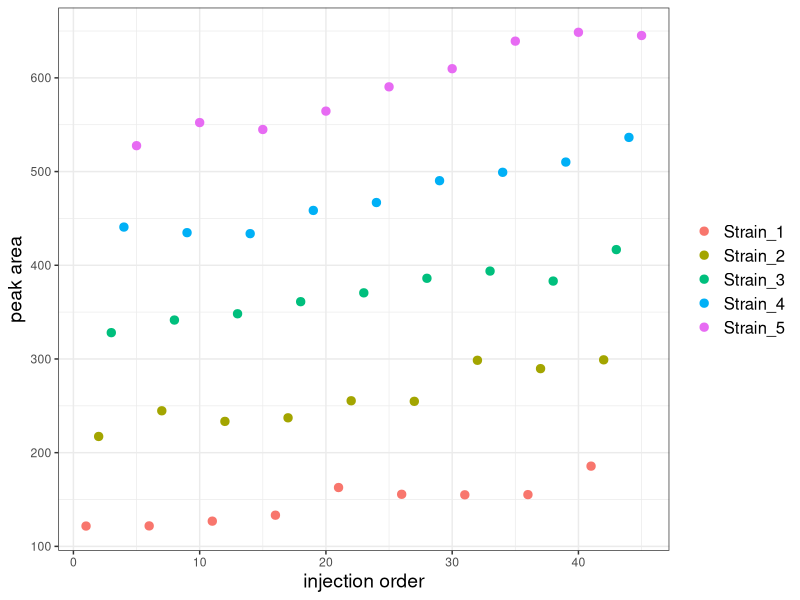
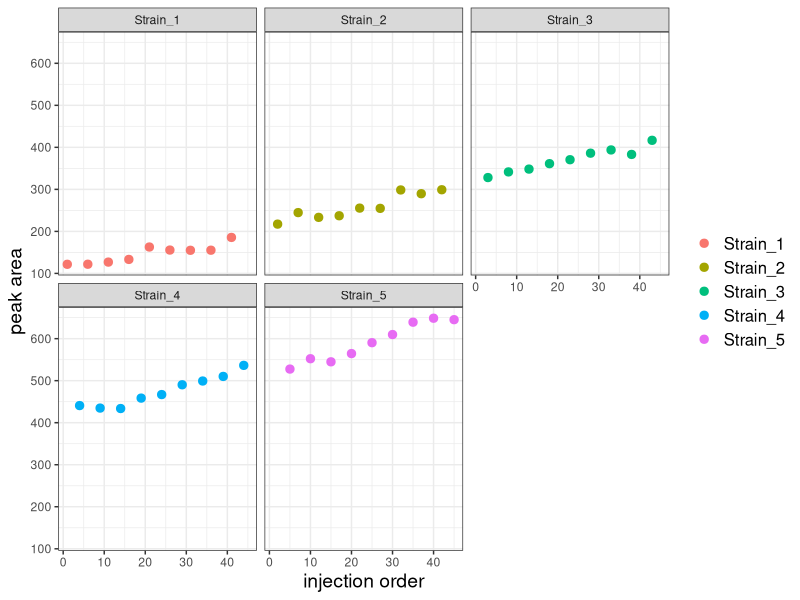
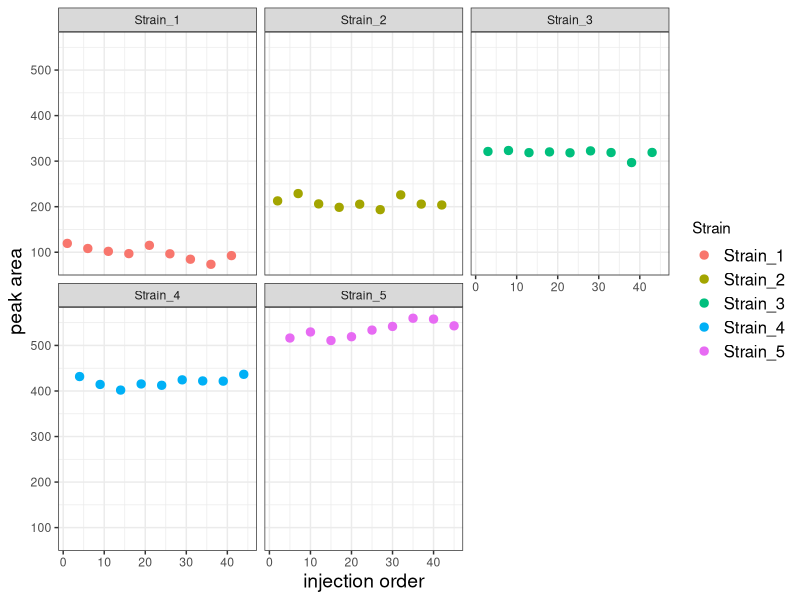
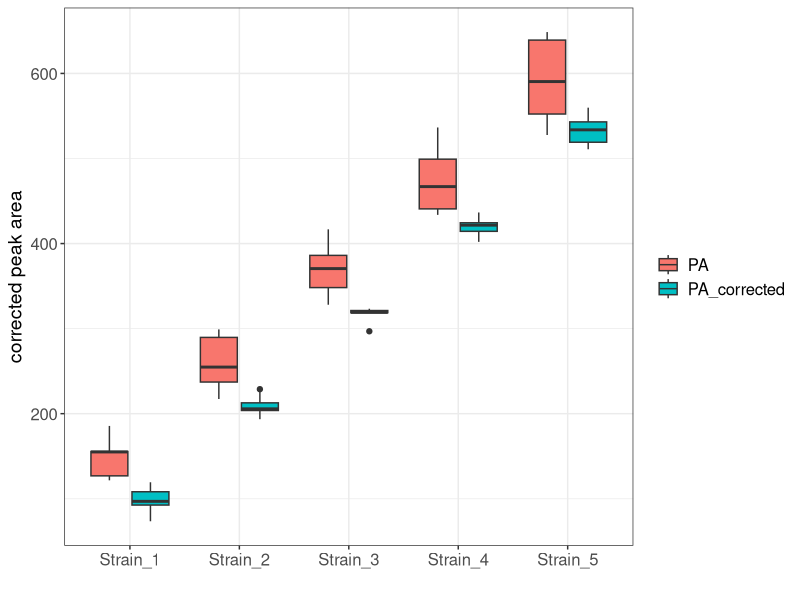

Write R code to recreate these figures, in order. (Note: this script raises an error after producing the figures.)
## ---- chunk 1
#| message: false

library(tidyverse)
library(kableExtra)
library(cowplot)
## ---- chunk 2
#| message: false

df <- read_csv("./yeast_3DG_dataset.csv")
df <- df %>% mutate(PA = `3-DG` + Inject_order*1.05 + (runif(1) * 20)) 
kbl(head(df)) %>% kable_styling(full_width=FALSE)
## ---- chunk 3
ggplot(df, aes(x=Inject_order, y=PA)) +
  geom_point(aes(color=Strain), size=2.5) +
  theme_bw() +
  labs(x="injection order", y="peak area", color=NULL) +
  theme(axis.title = element_text(size=14),
        legend.text = element_text(size = 12)) 
 
## ---- chunk 4

ggplot(df, aes(x=Inject_order, y=PA)) +
  geom_point(aes(color=Strain), size=2.5) +
  facet_wrap("Strain") +
  theme_bw() +
  labs(x='injection order', y='peak area', color=NULL) +
  theme(axis.title = element_text(size=14),
        legend.text = element_text(size = 12))

## ---- chunk 5

strain_only_model <- lm(PA ~ 0 + Strain, data = df)
summary(strain_only_model)
## ---- chunk 6

comb_model <- lm(PA ~ 0 + Strain + Inject_order, data = df)
summary(comb_model)
## ---- chunk 7

# extract the injection order coefficient 
injection_order_coef <- coef(comb_model)["Inject_order"]

# correct the PAs by subtracting (injection order coeffiient * injection order)
df$PA_corrected <- df$PA - (injection_order_coef * df$Inject_order)


## ---- chunk 8

ggplot(df, aes(x=Inject_order, y=PA_corrected)) +
  geom_point(aes(color=Strain), size=2.5) +
  facet_wrap("Strain") +
  theme_bw() +
  labs(x='injection order', y='peak area') +
  theme(axis.title = element_text(size=14),
        legend.text = element_text(size = 12))

## ---- chunk 9

df_long <- df %>%
  pivot_longer(cols = c(PA, PA_corrected), 
               names_to = "measurement_type", 
               values_to = "value")

ggplot(df_long, aes(x=Strain, y=value)) +
  geom_boxplot(aes(fill=measurement_type)) +
  labs(x="", y="corrected peak area", fill=NULL) +
  theme_bw() +
  theme(axis.title = element_text(size=14),
        axis.text = element_text(size=12),
        legend.text = element_text(size = 12)) 
                 
## ---- chunk 10
# Get the residuals for this model and plot
df$strain_only_resid <- residuals(strain_only_model)

p1 <- ggplot(df, aes(x=PA, y=strain_only_resid)) +
  geom_point(size=2) +
  ylim(-70,70) +
  theme_bw() +
  labs(title='strain_only_model', y='residual')

p2 <- ggplot(df, aes(x=PA, y=comb_resid)) +
  geom_point(size=2) +
  ylim(-70,70) +
  theme_bw() +
  labs(title='comb_model', y='residual')

# Combine plots
plot_grid(p1, p2, ncol = 2)
## ---- chunk 11

interaction_model <- lm(PA ~ 0 + Strain + Strain:Inject_order, data = df)

summary(interaction_model)
## ---- chunk 12
